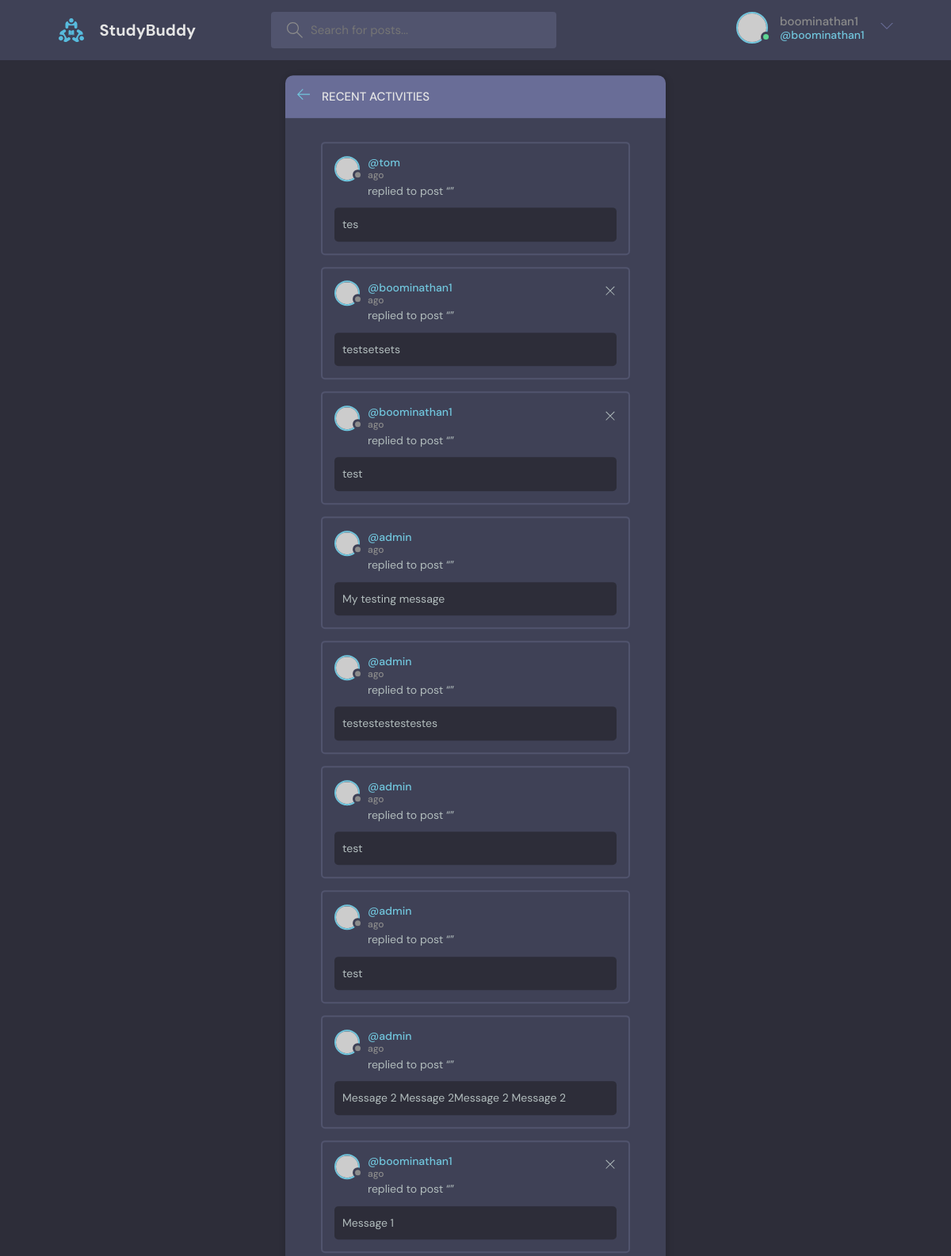
Page /activity/ (signed in) on the committed database.
### base/models.py (models this page shows)
class Message (models.Model):
    user = models.ForeignKey(User, on_delete=models.CASCADE)
    room = models.ForeignKey(Room, on_delete=models.CASCADE)
    body = models.TextField(null=True)
    updated = models.DateField(auto_now=True)
    created = models.DateField(auto_now_add=True)
    def __str__(self):
        return self.body[0:50]

### base/views.py (the view)
# urls.py: path('activity/',views.activityPage,name="activity"),
def activityPage(request):
    room_messages = Message.objects.all().order_by('-created')
    return render(request,'base/activity.html',{'room_messages':room_messages})

### base/templates/base/activity.html
{% include "main.html" %}
{% block content %}
<main class="layout">
      <div class="container">
        <div class="layout__box">
          <div class="layout__boxHeader">
            <div class="layout__boxTitle">
              <a href="{% url "home" %}">
                <svg version="1.1" xmlns="http://www.w3.org/2000/svg" width="32" height="32" viewBox="0 0 32 32">
                  <title>arrow-left</title>
                  <path
                    d="M13.723 2.286l-13.723 13.714 13.719 13.714 1.616-1.611-10.96-10.96h27.625v-2.286h-27.625l10.965-10.965-1.616-1.607z"
                  ></path>
                </svg>
              </a>
              <h3>Recent Activities</h3>
            </div>
          </div>
          <div class="activities-page layout__body">
            {% for message in room_messages %}
            <div class="activities__box">
              <div class="activities__boxHeader roomListRoom__header">
                <a href="{% url "user-profile" message.user.username %}" class="roomListRoom__author">
                  <div class="avatar avatar--small">
                    <img src="https://randomuser.me/api/portraits/women/11.jpg" />
                  </div>
                  <p>
                    @{{message.user.username}}
                    <span>{{messsage.created|timesince}} ago</span>
                  </p>
                </a>
                {% if request.user == message.user %}
                <div class="roomListRoom__actions">
                  <a href="{% url "delete-message" message.id %}">
                    <svg version="1.1" xmlns="http://www.w3.org/2000/svg" width="32" height="32" viewBox="0 0 32 32">
                      <title>remove</title>
                      <path
                        d="M27.314 6.019l-1.333-1.333-9.98 9.981-9.981-9.981-1.333 1.333 9.981 9.981-9.981 9.98 1.333 1.333 9.981-9.98 9.98 9.98 1.333-1.333-9.98-9.98 9.98-9.981z"
                      ></path>
                    </svg>
                  </a>
                </div>
                {% endif %}
              </div>
              <div class="activities__boxContent">
                <p>replied to post “<a href="{% url "room" message.room.id %}">{{message.room.title}}</a>”</p>
                <div class="activities__boxRoomContent">
                  {{message}}
                </div>
              </div>
            </div>
            {% endfor %}
          </div>
        </div>
      </div>
    </main>
{% endblock content %}

### templates/navbar.html (shortened to what this page needs)
{% load static %}
<header class="header header--loggedIn">
  <div class="container">
    <a href="{% url "home" %}" class="header__logo">
      <img src="{% static "images/logo.svg" %}" />
      <h1>StudyBuddy</h1>
    </a>
    <form class="header__search" action="{% url "home" %}" >
      <label>
        <input placeholder="Search for posts..." />
      </label>
    </form>
    <nav class="header__menu">
      {% if request.user.is_authenticated %}
      <div class="header__user">
        <a href="{% url "user-profile" request.user.id%}">
          <div class="avatar avatar--medium active">
            <img src="https://randomuser.me/api/portraits/men/37.jpg" />
          </div>
          <p>{{request.user}}<span>@{{request.user.username}}</span></p>
        </a>
        <button class="dropdown-button">
          <svg
            version="1.1"
            xmlns="http://www.w3.org/2000/svg"
            width="32"
            height="32"
            viewBox="0 0 32 32"
          >
            <title>chevron-down</title>
            <path d="M16 21l-13-13h-3l16 16 16-16h-3l-13 13z"></path>
          </svg>
        </button>
      </div>
      {% else %}
      <a href="{% url "login" %}">
        <img src="{% static "images/avatar.svg" %}" />
        <p>Login</p>
      {% endif %}
    </nav>
  </div>
</header>

### rows in the picture
Message: user.username "tom", body "tes"
Message: user.username "boominathan1", body "testsetsets"
Message: user.username "boominathan1", body "test"
Message: user.username "admin", body "My testing message"
Message: user.username "admin", body "testestestestestes"
Message: user.username "admin", body "test"
Message: user.username "admin", body "test"
Message: user.username "admin", body "Message 2 Message 2Message 2 Message 2"
Message: user.username "boominathan1", body "Message 1"

### other values in the picture
{{ request.user }} "boominathan1"
{{ request.user.username }} "boominathan1"
